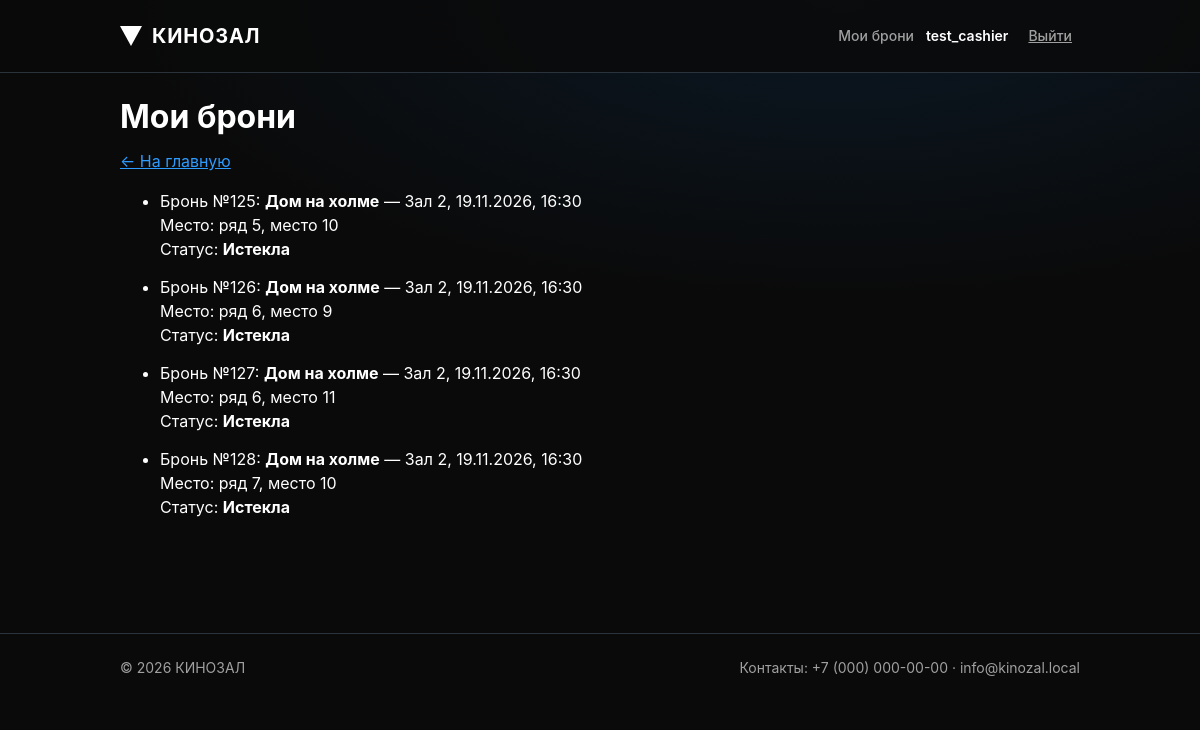
The page /bookings/ (signed in) on the database as committed earlier.
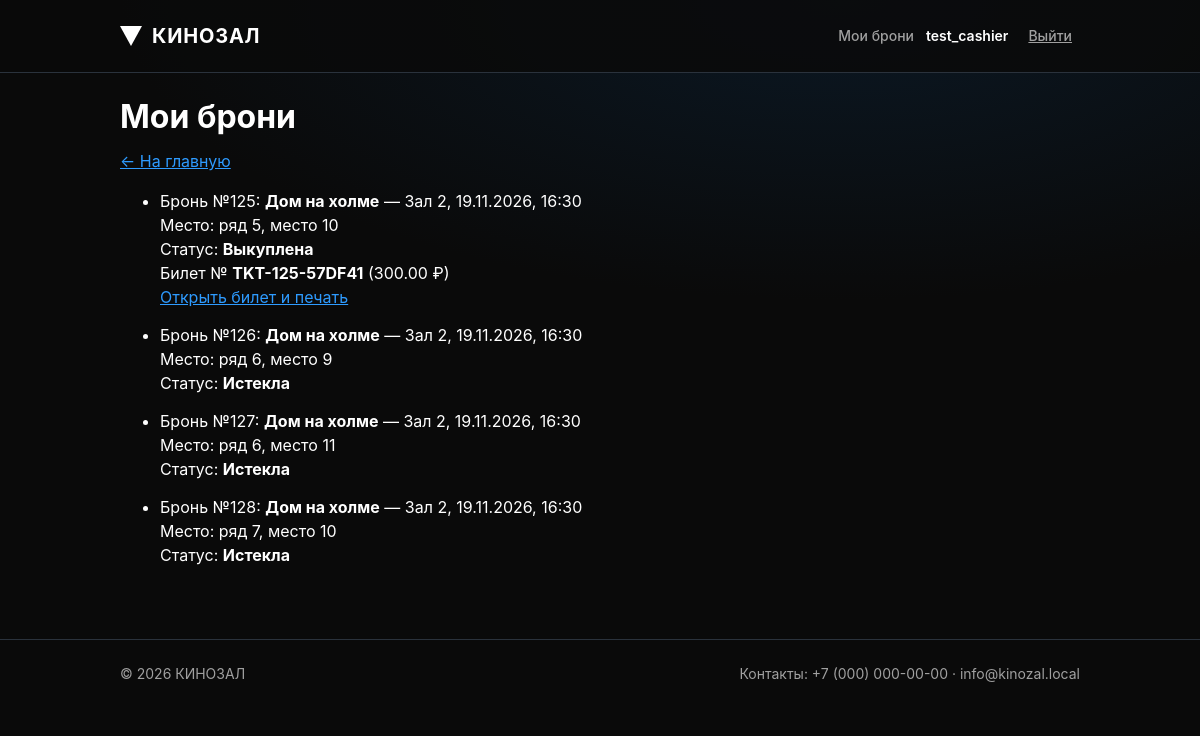
The same page on the database as committed later.
### kino/models.py (models this page shows, shortened)
class Booking(models.Model):
    class Status(models.TextChoices):
        HELD = "held", "Удерживается"
        PAID = "paid", "Выкуплена"
        EXPIRED = "expired", "Истекла"
        CANCELLED = "cancelled", "Отменена"
    HOLD_MINUTES = 15
    ACTIVE_STATUSES = (Status.HELD, Status.PAID)
    user = models.ForeignKey(settings.AUTH_USER_MODEL, on_delete=models.PROTECT,
                             related_name="bookings", verbose_name="пользователь")
    session = models.ForeignKey(Session, on_delete=models.PROTECT, related_name="bookings", verbose_name="сеанс")
    seat = models.ForeignKey(Seat, on_delete=models.PROTECT, related_name="bookings", verbose_name="место")
    created_at = models.DateTimeField("создана", default=timezone.now, editable=False)
    expires_at = models.DateTimeField("удерживается до")
    status = models.CharField("статус", max_length=10, choices=Status.choices, default=Status.HELD)
    class Meta:
        verbose_name = "бронь"
        verbose_name_plural = "брони"
        ordering = ["-created_at"]
        constraints = [
            models.UniqueConstraint(fields=["session", "seat"],
                                    condition=Q(status__in=["held", "paid"]),
                                    name="uniq_active_booking_per_seat"),
            check_constraint(Q(expires_at__gt=F("created_at")), "booking_expires_after_created"),
        ]
        indexes = [models.Index(fields=["session", "status"], name="booking_session_status_idx")]
    @classmethod
    def expire_due(cls, now=None):
        now = now or timezone.now()
        return cls.objects.filter(
            status=cls.Status.HELD,
            expires_at__lte=now,
        ).update(status=cls.Status.EXPIRED)

class Session(models.Model):
    class Status(models.TextChoices):
        ACTIVE = "active", "Идёт по расписанию"
        CANCELLED = "cancelled", "Отменён"
    movie = models.ForeignKey(Movie, on_delete=models.PROTECT, related_name="sessions", verbose_name="фильм")
    hall = models.ForeignKey(Hall, on_delete=models.PROTECT, related_name="sessions", verbose_name="зал")
    starts_at = models.DateTimeField("начало", db_index=True)
    status = models.CharField("статус", max_length=10, choices=Status.choices, default=Status.ACTIVE)
    created_at = models.DateTimeField("создан", default=timezone.now, editable=False)
    class Meta:
        verbose_name = "сеанс"
        verbose_name_plural = "сеансы"
        ordering = ["starts_at"]
        indexes = [models.Index(fields=["hall", "starts_at"], name="session_hall_start_idx")]

class Movie(models.Model):
    AGE_CHOICES = [(0, "0+"), (6, "6+"), (12, "12+"), (16, "16+"), (18, "18+")]
    title = models.CharField("название", max_length=200)
    description = models.TextField("описание", blank=True)
    duration_min = models.PositiveSmallIntegerField(
        "длительность, мин", validators=[MinValueValidator(1), MaxValueValidator(600)])
    year = models.PositiveSmallIntegerField(
        "год выпуска", validators=[MinValueValidator(1900), MaxValueValidator(2100)])
    age_limit = models.PositiveSmallIntegerField("возрастное ограничение", choices=AGE_CHOICES, default=0)
    poster = models.ImageField("постер", upload_to="posters/", blank=True)
    backdrop = models.ImageField("фоновое изображение", upload_to="backdrops/", blank=True)
    is_active = models.BooleanField("показывать в афише", default=True)
    genres = models.ManyToManyField(Genre, related_name="movies", verbose_name="жанры", blank=True)
    created_at = models.DateTimeField("создан", default=timezone.now, editable=False)
    class Meta:
        verbose_name = "фильм"
        verbose_name_plural = "фильмы"
        ordering = ["title"]
        constraints = [
            check_constraint(Q(duration_min__gte=1, duration_min__lte=600), "movie_duration_range"),
            check_constraint(Q(age_limit__in=[0, 6, 12, 16, 18]), "movie_age_limit_values"),
        ]

class Hall(models.Model):
    name = models.CharField("название", max_length=50, unique=True)
    rows_count = models.PositiveSmallIntegerField(
        "число рядов", validators=[MinValueValidator(1), MaxValueValidator(30)])
    seats_per_row = models.PositiveSmallIntegerField(
        "мест в ряду", validators=[MinValueValidator(1), MaxValueValidator(40)])
    description = models.CharField("описание", max_length=200, blank=True)
    class Meta:
        verbose_name = "зал"
        verbose_name_plural = "залы"
        ordering = ["name"]
        constraints = [
            check_constraint(Q(rows_count__gte=1, rows_count__lte=30), "hall_rows_range"),
            check_constraint(Q(seats_per_row__gte=1, seats_per_row__lte=40), "hall_seats_range"),
        ]

class Seat(models.Model):
    hall = models.ForeignKey(Hall, on_delete=models.CASCADE, related_name="seats", verbose_name="зал")
    row = models.PositiveSmallIntegerField("ряд", validators=[MinValueValidator(1)])
    number = models.PositiveSmallIntegerField("номер места", validators=[MinValueValidator(1)])
    category = models.CharField("категория", max_length=10, choices=SeatCategory.choices,
                                default=SeatCategory.STANDARD)
    class Meta:
        verbose_name = "место"
        verbose_name_plural = "места"
        ordering = ["hall", "row", "number"]
        constraints = [
            models.UniqueConstraint(fields=["hall", "row", "number"], name="uniq_seat_position"),
            check_constraint(Q(row__gte=1, number__gte=1), "seat_positive_position"),
        ]

class Ticket(models.Model):
    class Channel(models.TextChoices):
        ONLINE = "online", "Онлайн"
        CASHBOX = "cashbox", "Касса"
    booking = models.OneToOneField(Booking, on_delete=models.PROTECT, related_name="ticket", verbose_name="бронь")
    number = models.CharField("номер билета", max_length=20, unique=True)
    price = models.DecimalField("цена, руб.", max_digits=8, decimal_places=2, validators=[MinValueValidator(0)])
    issued_at = models.DateTimeField("выкуплен", default=timezone.now, editable=False)
    channel = models.CharField("канал", max_length=10, choices=Channel.choices, default=Channel.ONLINE)
    issued_by = models.ForeignKey(settings.AUTH_USER_MODEL, on_delete=models.SET_NULL, null=True, blank=True,
                                  related_name="issued_tickets", verbose_name="оформил (кассир)")
    class Meta:
        verbose_name = "билет"
        verbose_name_plural = "билеты"
        ordering = ["-issued_at"]
        constraints = [check_constraint(Q(price__gte=0), "ticket_price_not_negative")]

### kino/views.py (the view)
# urls.py: path("bookings/", views.my_bookings, name="my_bookings"),
@login_required
def my_bookings(request):
    server_now = timezone.now()
    Booking.expire_due(server_now)
    bookings = (
        Booking.objects.filter(user=request.user)
        .select_related("session__movie", "session__hall", "seat", "ticket")
        .order_by("-created_at")
    )
    return render(
        request,
        "my_bookings.html",
        {"bookings": bookings, "server_now": server_now},
    )

### kino/templates/my_bookings.html (shortened to what this page needs)
{% extends 'base.html' %}
{% block content %}
    <h1>Мои брони</h1>
    <p><a href="{% url 'index' %}">← На главную</a></p>
    {% if bookings %}
        <ul>
            {% for booking in bookings %}
                <li data-booking-row style="margin-bottom: 14px;">
                    Бронь №{{ booking.pk }}:
                    <strong>{{ booking.session.movie.title }}</strong> —
                    {{ booking.session.hall.name }},
                    <time datetime="{{ booking.session.starts_at|date:'c' }}" data-local-datetime>
                    </time><br>
                    Место: ряд {{ booking.seat.row }}, место {{ booking.seat.number }}<br>
                    Статус: <strong data-booking-status>{{ booking.get_status_display }}</strong>
                    {% if booking.ticket %}
                        <br>Билет № <strong>{{ booking.ticket.number }}</strong> ({{ booking.ticket.price }} ₽)
                        <br><a href="{% url 'ticket_detail' booking.ticket.pk %}">Открыть билет и печать</a>
                    {% endif %}
                </li>
            {% endfor %}
        </ul>
    {% else %}
        <p>У вас пока нет броней.</p>
    {% endif %}
{% endblock %}

Rows that differ between the two databases and show on the page:
changed Booking id 125: status "Истекла" → "Выкуплена"; ticket.number (not shown) → "TKT-125-57DF41"; ticket.price (not shown) → "300.00"
